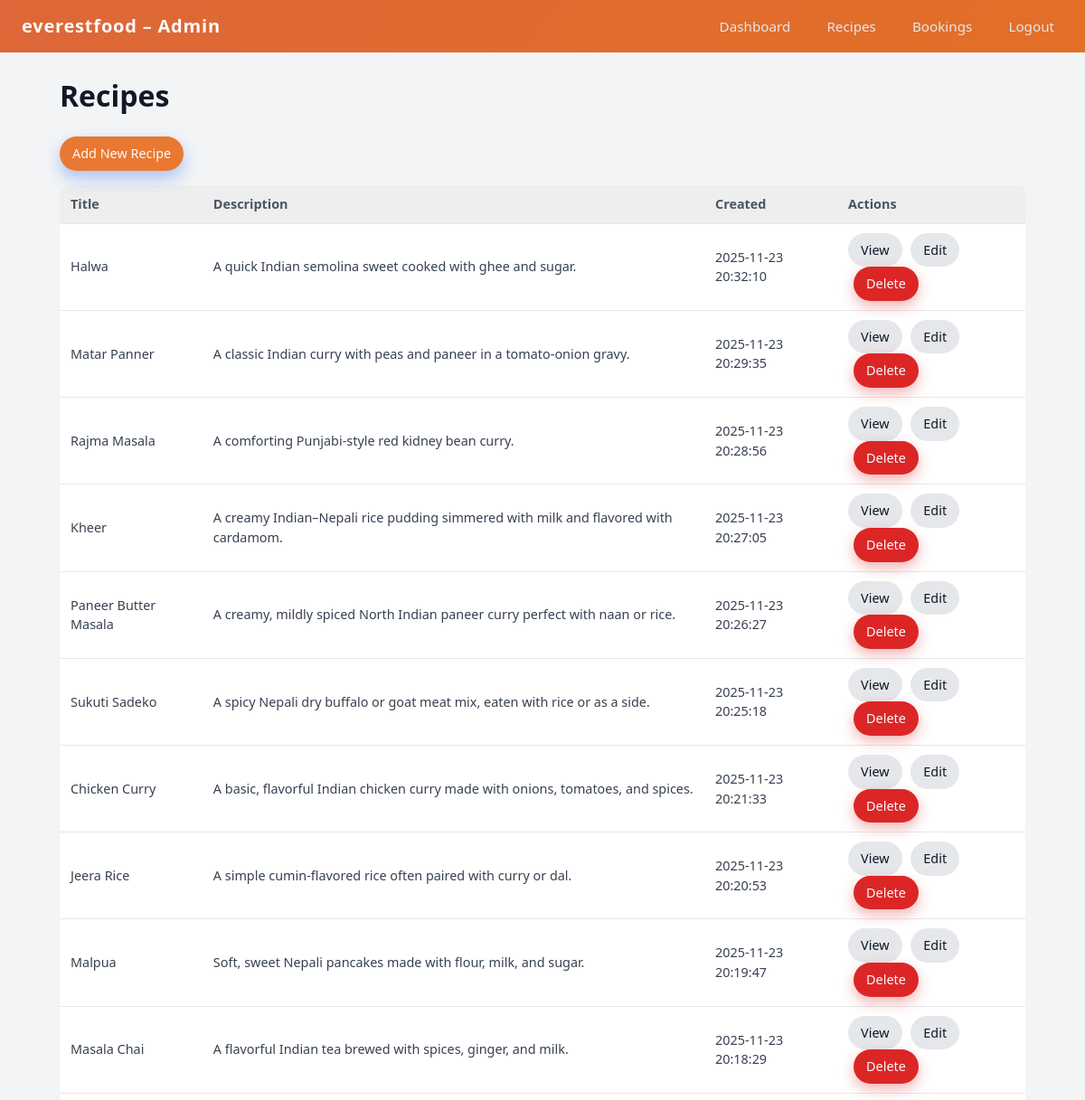
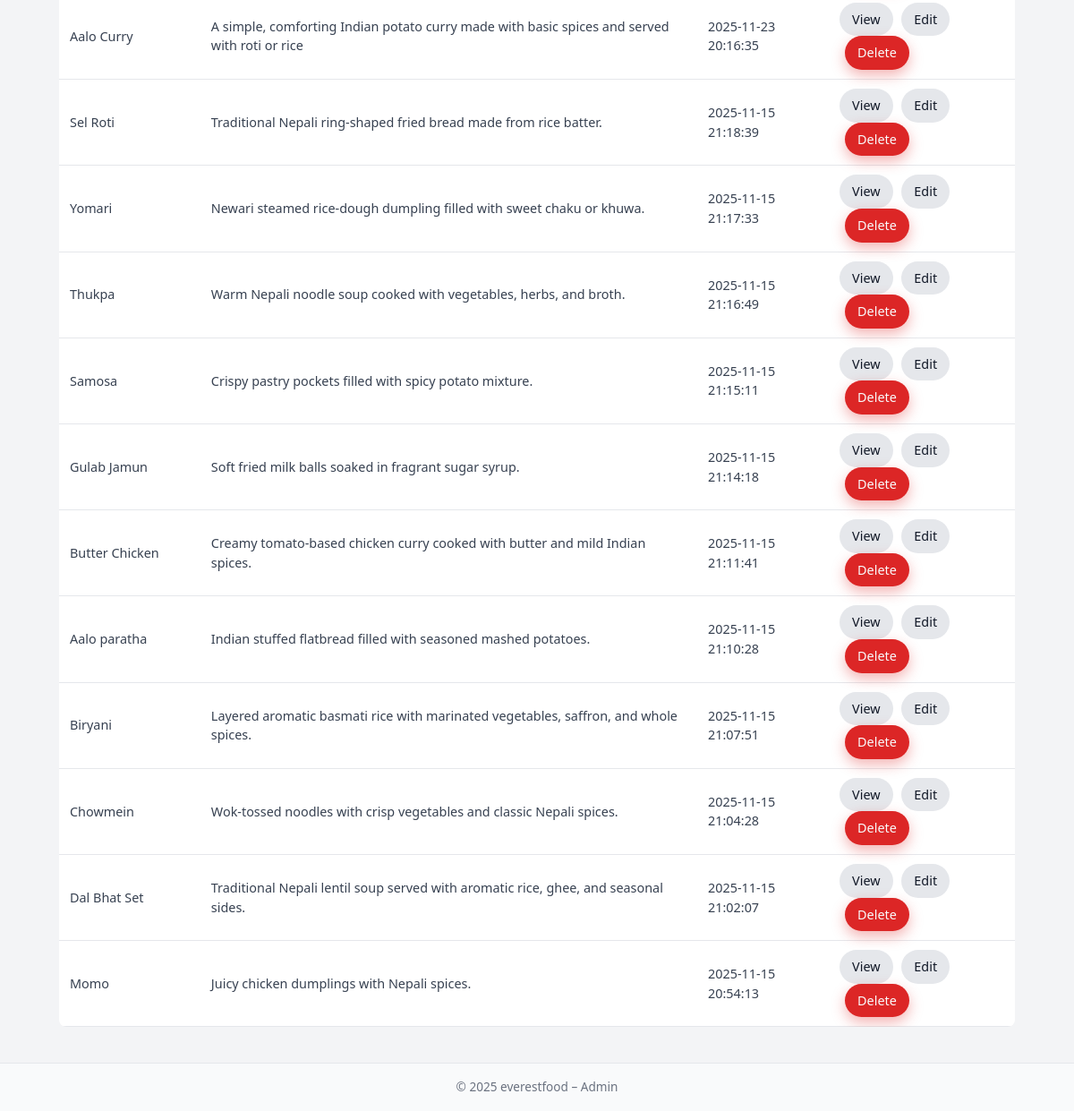
Screenshot of /admin/recipes.php (signed in) with the database file from the repository (2 pictures, top to bottom).
### tables this page shows
CREATE TABLE `recipes` (
  `id` int(11) NOT NULL,
  `title` varchar(255) NOT NULL,
  `short_description` varchar(255) DEFAULT NULL,
  `ingredients` text NOT NULL,
  `steps` text NOT NULL,
  `created_at` timestamp NOT NULL DEFAULT current_timestamp(),
  `image` varchar(255) DEFAULT NULL
);

### admin/recipes.php (the view, shortened to what this page needs)
<?php
require_once __DIR__ . '/../config/db.php';
$stmt = $pdo->query(
    "SELECT id, title, short_description, created_at
     FROM recipes
     ORDER BY created_at DESC"
);
$recipes = $stmt->fetchAll();
?>
<!DOCTYPE html>
<html lang="en">
<head>
  <link rel="stylesheet" href="../style.css">
</head>
<body>
<header>
  <div class="brand">everestfood – Admin</div>
  <nav>
    <a href="dashboard.php">Dashboard</a>
    <a href="recipes.php">Recipes</a>
    <a href="bookings.php">Bookings</a>
    <a href="logout.php">Logout</a>
  </nav>
</header>
<div class="container">
  <h1>Recipes</h1>
  <p><a href="recipe_add.php" class="btn primary">Add New Recipe</a></p>
  <?php if (empty($recipes)): ?>
    <p>No recipes yet.</p>
  <?php else: ?>
    <table border="0" cellpadding="6" cellspacing="0" style="width:100%; background:#fff; border-radius:8px;">
      <thead>
        <tr style="background:#eee;">
          <th align="left">Title</th>
          <th align="left">Description</th>
          <th align="left">Created</th>
          <th align="left">Actions</th>
        </tr>
      </thead>
      <tbody>
        <?php foreach ($recipes as $r): ?>
          <tr>
            <td><?= htmlspecialchars($r['title']) ?></td>
            <td><?= htmlspecialchars($r['short_description'] ?? '') ?></td>
            <td><?= htmlspecialchars($r['created_at']) ?></td>
            <td>
              <a href="../recipe.php?id=<?= (int)$r['id'] ?>" class="btn secondary">View</a>
              <a href="recipe_edit.php?id=<?= (int)$r['id'] ?>" class="btn secondary">Edit</a>
              <a href="recipe_delete.php?id=<?= (int)$r['id'] ?>"
                 class="btn danger"
                 onclick="return confirm('Delete this recipe?');">
                Delete
              </a>
            </td>
          </tr>
        <?php endforeach; ?>
      </tbody>
    </table>
  <?php endif; ?>
</div>
<footer>
  © 2025 everestfood – Admin
</footer>
</body>
</html>

### style.css (style rules this page uses)
*, *::before, *::after { box-sizing: border-box; }
body { font-family: system-ui, -apple-system, BlinkMacSystemFont, "Segoe UI", sans-serif; margin: 0; background: #f3f4f6; color: #111827; line-height: 1.5; }
header { background: linear-gradient(120deg, #dd6738, #e36f27); color: #f9fafb; padding: 14px 24px; display: flex; justify-content: space-between; align-items: center; position: sticky; top: 0; z-index: 50; }
header .brand { font-weight: 700; font-size: 1.25rem; letter-spacing: 0.04em; }
nav a { color: #e5e7eb; margin-left: 16px; text-decoration: none; font-size: 0.95rem; padding: 6px 10px; border-radius: 999px; transition: background 0.15s ease, color 0.15s ease; }
.container { max-width: 1100px; margin: 24px auto 40px; padding: 0 16px; }
h1, h2, h3, h4 { font-weight: 600; color: #111827; }
.btn { display: inline-flex; align-items: center; justify-content: center; padding: 8px 14px; border-radius: 999px; border: none; cursor: pointer; text-decoration: none; font-size: 0.9rem; font-weight: 500; transition: background 0.15s ease, color 0.15s ease, transform 0.1s ease, box-shadow 0.15s ease; white-space: nowrap; }
.btn + .btn { margin-left: 6px; }
.btn.primary { background: #e97832; color: #f9fafb; box-shadow: 0 8px 18px rgba(37, 99, 235, 0.35); }
.btn.secondary { background: #e5e7eb; color: #111827; }
.btn.danger { background: #dc2626; color: #f9fafb; box-shadow: 0 6px 15px rgba(220, 38, 38, 0.35); }
table { width: 100%; border-collapse: collapse; background: #ffffff; border-radius: 12px; overflow: hidden; font-size: 0.9rem; }
thead tr { background: #f3f4f6; }
thead th { padding: 10px 12px; text-align: left; font-weight: 600; color: #4b5563; border-bottom: 1px solid #e5e7eb; }
tbody td { padding: 10px 12px; border-bottom: 1px solid #e5e7eb; color: #374151; }
footer { margin-top: 40px; padding: 16px; text-align: center; font-size: 0.85rem; color: #6b7280; border-top: 1px solid #e5e7eb; background: #f9fafb; }

### rows the page displays
recipes: title "Halwa", short_description "A quick Indian semolina sweet cooked with ghee and sugar.", created_at "2025-11-23 20:32:10"
recipes: title "Matar Panner", short_description "A classic Indian curry with peas and paneer in a tomato-onion gravy.", created_at "2025-11-23 20:29:35"
recipes: title "Rajma Masala", short_description "A comforting Punjabi-style red kidney bean curry.", created_at "2025-11-23 20:28:56"
recipes: title "Kheer", short_description "A creamy Indian–Nepali rice pudding simmered with milk and flavored with cardamom.", created_at "2025-11-23 20:27:05"
recipes: title "Paneer Butter Masala", short_description "A creamy, mildly spiced North Indian paneer curry perfect with naan or rice.", created_at "2025-11-23 20:26:27"
recipes: title "Sukuti Sadeko", short_description "A spicy Nepali dry buffalo or goat meat mix, eaten with rice or as a side.", created_at "2025-11-23 20:25:18"
recipes: title "Chicken Curry", short_description "A basic, flavorful Indian chicken curry made with onions, tomatoes, and spices.", created_at "2025-11-23 20:21:33"
recipes: title "Jeera Rice", short_description "A simple cumin-flavored rice often paired with curry or dal.", created_at "2025-11-23 20:20:53"
recipes: title "Malpua", short_description "Soft, sweet Nepali pancakes made with flour, milk, and sugar.", created_at "2025-11-23 20:19:47"
recipes: title "Masala Chai", short_description "A flavorful Indian tea brewed with spices, ginger, and milk.", created_at "2025-11-23 20:18:29"
recipes: title "Aalo Curry", short_description "A simple, comforting Indian potato curry made with basic spices and served with roti or rice", created_at "2025-11-23 20:16:35"
recipes: title "Sel Roti", short_description "Traditional Nepali ring-shaped fried bread made from rice batter.", created_at "2025-11-15 21:18:39"
recipes: title "Yomari", short_description "Newari steamed rice-dough dumpling filled with sweet chaku or khuwa.", created_at "2025-11-15 21:17:33"
recipes: title "Thukpa", short_description "Warm Nepali noodle soup cooked with vegetables, herbs, and broth.", created_at "2025-11-15 21:16:49"
recipes: title "Samosa", short_description "Crispy pastry pockets filled with spicy potato mixture.", created_at "2025-11-15 21:15:11"
recipes: title "Gulab Jamun", short_description "Soft fried milk balls soaked in fragrant sugar syrup.", created_at "2025-11-15 21:14:18"
recipes: title "Butter Chicken", short_description "Creamy tomato-based chicken curry cooked with butter and mild Indian spices.", created_at "2025-11-15 21:11:41"
recipes: title "Aalo paratha", short_description "Indian stuffed flatbread filled with seasoned mashed potatoes.", created_at "2025-11-15 21:10:28"
recipes: title "Biryani", short_description "Layered aromatic basmati rice with marinated vegetables, saffron, and whole spices.", created_at "2025-11-15 21:07:51"
recipes: title "Chowmein", short_description "Wok-tossed noodles with crisp vegetables and classic Nepali spices.", created_at "2025-11-15 21:04:28"
recipes: title "Dal Bhat Set", short_description "Traditional Nepali lentil soup served with aromatic rice, ghee, and seasonal sides.", created_at "2025-11-15 21:02:07"
recipes: title "Momo", short_description "Juicy chicken dumplings with Nepali spices.", created_at "2025-11-15 20:54:13"
